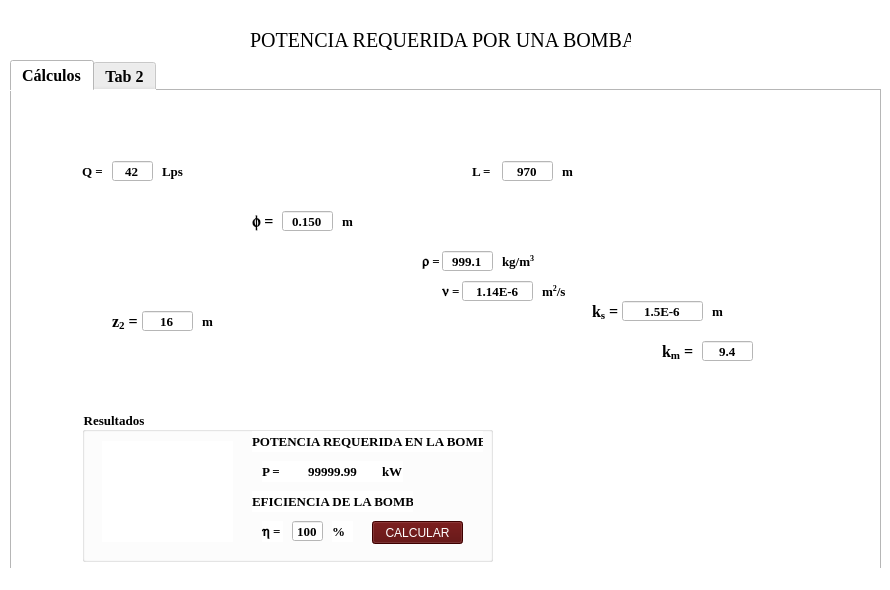
<?xml version="1.0" encoding="UTF-8"?>
<ui version="4.0">
 <class>MainWindow</class>
 <widget class="QMainWindow" name="MainWindow">
  <property name="geometry">
   <rect>
    <x>0</x>
    <y>0</y>
    <width>890</width>
    <height>590</height>
   </rect>
  </property>
  <property name="maximumSize">
   <size>
    <width>890</width>
    <height>590</height>
   </size>
  </property>
  <property name="windowTitle">
   <string>Potencia Requerida por una Bomba</string>
  </property>
  <property name="styleSheet">
   <string notr="true">background-color: rgb(255, 255, 255);</string>
  </property>
  <widget class="QWidget" name="centralwidget">
   <widget class="QTabWidget" name="tabWidget">
    <property name="geometry">
     <rect>
      <x>10</x>
      <y>60</y>
      <width>871</width>
      <height>511</height>
     </rect>
    </property>
    <property name="font">
     <font>
      <family>Times New Roman</family>
      <pointsize>12</pointsize>
      <weight>75</weight>
      <bold>true</bold>
     </font>
    </property>
    <property name="styleSheet">
     <string notr="true">background-color: rgb(255, 255, 255);</string>
    </property>
    <property name="currentIndex">
     <number>0</number>
    </property>
    <widget class="QWidget" name="tab">
     <attribute name="title">
      <string>Cálculos</string>
     </attribute>
     <widget class="QLabel" name="label">
      <property name="geometry">
       <rect>
        <x>50</x>
        <y>20</y>
        <width>721</width>
        <height>291</height>
       </rect>
      </property>
      <property name="text">
       <string/>
      </property>
      <property name="pixmap">
       <pixmap>../../../Desktop/tuberia.png</pixmap>
      </property>
      <property name="scaledContents">
       <bool>true</bool>
      </property>
     </widget>
     <widget class="QLabel" name="label_3">
      <property name="geometry">
       <rect>
        <x>150</x>
        <y>70</y>
        <width>31</width>
        <height>21</height>
       </rect>
      </property>
      <property name="font">
       <font>
        <family>Times New Roman</family>
        <pointsize>10</pointsize>
        <weight>75</weight>
        <bold>true</bold>
       </font>
      </property>
      <property name="styleSheet">
       <string notr="true">color: rgb(0,0,0);
background-color: rgb(0,0, 0, 0);</string>
      </property>
      <property name="text">
       <string>Lps</string>
      </property>
     </widget>
     <widget class="QLineEdit" name="txt_p">
      <property name="geometry">
       <rect>
        <x>430</x>
        <y>160</y>
        <width>51</width>
        <height>20</height>
       </rect>
      </property>
      <property name="font">
       <font>
        <family>Times New Roman</family>
        <pointsize>10</pointsize>
        <weight>75</weight>
        <bold>true</bold>
       </font>
      </property>
      <property name="text">
       <string>999.1</string>
      </property>
      <property name="alignment">
       <set>Qt::AlignCenter</set>
      </property>
     </widget>
     <widget class="QLineEdit" name="txt_Q">
      <property name="geometry">
       <rect>
        <x>100</x>
        <y>70</y>
        <width>41</width>
        <height>20</height>
       </rect>
      </property>
      <property name="maximumSize">
       <size>
        <width>166</width>
        <height>16777215</height>
       </size>
      </property>
      <property name="font">
       <font>
        <family>Times New Roman</family>
        <pointsize>10</pointsize>
        <weight>75</weight>
        <bold>true</bold>
       </font>
      </property>
      <property name="text">
       <string>42</string>
      </property>
      <property name="alignment">
       <set>Qt::AlignCenter</set>
      </property>
     </widget>
     <widget class="QLabel" name="label_2">
      <property name="geometry">
       <rect>
        <x>70</x>
        <y>70</y>
        <width>21</width>
        <height>21</height>
       </rect>
      </property>
      <property name="font">
       <font>
        <family>Times New Roman</family>
        <pointsize>10</pointsize>
        <weight>75</weight>
        <bold>true</bold>
       </font>
      </property>
      <property name="styleSheet">
       <string notr="true">color: rgb(0,0,0);
background-color: rgb(0,0, 0, 0);</string>
      </property>
      <property name="text">
       <string>Q = </string>
      </property>
     </widget>
     <widget class="QLabel" name="label_14">
      <property name="geometry">
       <rect>
        <x>700</x>
        <y>210</y>
        <width>16</width>
        <height>21</height>
       </rect>
      </property>
      <property name="font">
       <font>
        <family>Times New Roman</family>
        <pointsize>10</pointsize>
        <weight>75</weight>
        <bold>true</bold>
       </font>
      </property>
      <property name="styleSheet">
       <string notr="true">color: rgb(0,0,0);
background-color: rgb(0,0, 0, 0);</string>
      </property>
      <property name="text">
       <string>m</string>
      </property>
     </widget>
     <widget class="QLabel" name="label_10">
      <property name="geometry">
       <rect>
        <x>100</x>
        <y>220</y>
        <width>31</width>
        <height>21</height>
       </rect>
      </property>
      <property name="font">
       <font>
        <family>Times New Roman</family>
        <pointsize>12</pointsize>
        <weight>75</weight>
        <bold>true</bold>
       </font>
      </property>
      <property name="text">
       <string>z&lt;sub&gt;2&lt;/sub&gt; =</string>
      </property>
     </widget>
     <widget class="QLabel" name="label_11">
      <property name="geometry">
       <rect>
        <x>190</x>
        <y>220</y>
        <width>16</width>
        <height>21</height>
       </rect>
      </property>
      <property name="font">
       <font>
        <family>Times New Roman</family>
        <pointsize>10</pointsize>
        <weight>75</weight>
        <bold>true</bold>
       </font>
      </property>
      <property name="text">
       <string>m</string>
      </property>
     </widget>
     <widget class="QLineEdit" name="txt_ks">
      <property name="geometry">
       <rect>
        <x>610</x>
        <y>210</y>
        <width>81</width>
        <height>20</height>
       </rect>
      </property>
      <property name="font">
       <font>
        <family>Times New Roman</family>
        <pointsize>10</pointsize>
        <weight>75</weight>
        <bold>true</bold>
       </font>
      </property>
      <property name="text">
       <string>1.5E-6</string>
      </property>
      <property name="alignment">
       <set>Qt::AlignCenter</set>
      </property>
     </widget>
     <widget class="QLabel" name="label_12">
      <property name="geometry">
       <rect>
        <x>240</x>
        <y>120</y>
        <width>21</width>
        <height>21</height>
       </rect>
      </property>
      <property name="font">
       <font>
        <family>Times New Roman</family>
        <pointsize>12</pointsize>
        <weight>75</weight>
        <italic>false</italic>
        <bold>true</bold>
       </font>
      </property>
      <property name="styleSheet">
       <string notr="true">color: rgb(0,0,0);
background-color: rgb(0,0, 0, 0);</string>
      </property>
      <property name="text">
       <string>&lt;font face='symbol' &gt;&amp;#102;&lt;/font&gt; =</string>
      </property>
     </widget>
     <widget class="QLineEdit" name="txt_d">
      <property name="geometry">
       <rect>
        <x>270</x>
        <y>120</y>
        <width>51</width>
        <height>20</height>
       </rect>
      </property>
      <property name="font">
       <font>
        <family>Times New Roman</family>
        <pointsize>10</pointsize>
        <weight>75</weight>
        <bold>true</bold>
       </font>
      </property>
      <property name="text">
       <string>0.150</string>
      </property>
      <property name="alignment">
       <set>Qt::AlignCenter</set>
      </property>
     </widget>
     <widget class="QLabel" name="label_8">
      <property name="geometry">
       <rect>
        <x>550</x>
        <y>70</y>
        <width>16</width>
        <height>21</height>
       </rect>
      </property>
      <property name="font">
       <font>
        <family>Times New Roman</family>
        <pointsize>10</pointsize>
        <weight>75</weight>
        <bold>true</bold>
       </font>
      </property>
      <property name="text">
       <string>m</string>
      </property>
     </widget>
     <widget class="QLabel" name="label_13">
      <property name="geometry">
       <rect>
        <x>330</x>
        <y>120</y>
        <width>16</width>
        <height>21</height>
       </rect>
      </property>
      <property name="font">
       <font>
        <family>Times New Roman</family>
        <pointsize>10</pointsize>
        <weight>75</weight>
        <bold>true</bold>
       </font>
      </property>
      <property name="styleSheet">
       <string notr="true">color: rgb(0,0,0);
background-color: rgb(0,0, 0, 0);</string>
      </property>
      <property name="text">
       <string>m</string>
      </property>
     </widget>
     <widget class="QLineEdit" name="txt_u">
      <property name="geometry">
       <rect>
        <x>450</x>
        <y>190</y>
        <width>71</width>
        <height>20</height>
       </rect>
      </property>
      <property name="font">
       <font>
        <family>Times New Roman</family>
        <pointsize>10</pointsize>
        <weight>75</weight>
        <bold>true</bold>
       </font>
      </property>
      <property name="text">
       <string>1.14E-6</string>
      </property>
      <property name="alignment">
       <set>Qt::AlignCenter</set>
      </property>
     </widget>
     <widget class="QLineEdit" name="txt_z2">
      <property name="geometry">
       <rect>
        <x>130</x>
        <y>220</y>
        <width>51</width>
        <height>20</height>
       </rect>
      </property>
      <property name="font">
       <font>
        <family>Times New Roman</family>
        <pointsize>10</pointsize>
        <weight>75</weight>
        <bold>true</bold>
       </font>
      </property>
      <property name="text">
       <string>16</string>
      </property>
      <property name="alignment">
       <set>Qt::AlignCenter</set>
      </property>
     </widget>
     <widget class="QLabel" name="label_7">
      <property name="geometry">
       <rect>
        <x>430</x>
        <y>190</y>
        <width>21</width>
        <height>21</height>
       </rect>
      </property>
      <property name="font">
       <font>
        <family>Times New Roman</family>
        <pointsize>10</pointsize>
        <weight>75</weight>
        <bold>true</bold>
       </font>
      </property>
      <property name="styleSheet">
       <string notr="true">color: rgb(0,0,0);
background-color: rgb(0,0, 0, 0);</string>
      </property>
      <property name="text">
       <string>&lt;font face='symbol' &gt;&amp;#110;&lt;/font&gt; =</string>
      </property>
     </widget>
     <widget class="QLabel" name="label_4">
      <property name="geometry">
       <rect>
        <x>410</x>
        <y>160</y>
        <width>21</width>
        <height>21</height>
       </rect>
      </property>
      <property name="font">
       <font>
        <family>Times New Roman</family>
        <pointsize>10</pointsize>
        <weight>75</weight>
        <bold>true</bold>
       </font>
      </property>
      <property name="styleSheet">
       <string notr="true">color: rgb(0,0,0);
background-color: rgb(0,0, 0, 0);</string>
      </property>
      <property name="text">
       <string>&lt;font face='symbol' &gt;&amp;#114;&lt;/font&gt; =</string>
      </property>
     </widget>
     <widget class="QLineEdit" name="txt_L">
      <property name="geometry">
       <rect>
        <x>490</x>
        <y>70</y>
        <width>51</width>
        <height>20</height>
       </rect>
      </property>
      <property name="font">
       <font>
        <family>Times New Roman</family>
        <pointsize>10</pointsize>
        <weight>75</weight>
        <bold>true</bold>
       </font>
      </property>
      <property name="text">
       <string>970</string>
      </property>
      <property name="alignment">
       <set>Qt::AlignCenter</set>
      </property>
     </widget>
     <widget class="QLabel" name="label_16">
      <property name="geometry">
       <rect>
        <x>650</x>
        <y>250</y>
        <width>31</width>
        <height>21</height>
       </rect>
      </property>
      <property name="font">
       <font>
        <family>Times New Roman</family>
        <pointsize>12</pointsize>
        <weight>75</weight>
        <bold>true</bold>
       </font>
      </property>
      <property name="styleSheet">
       <string notr="true">color: rgb(0,0,0);
background-color: rgb(0,0, 0, 0);</string>
      </property>
      <property name="text">
       <string>k&lt;sub&gt;m&lt;/sub&gt; =</string>
      </property>
     </widget>
     <widget class="QLabel" name="label_15">
      <property name="geometry">
       <rect>
        <x>580</x>
        <y>210</y>
        <width>31</width>
        <height>21</height>
       </rect>
      </property>
      <property name="font">
       <font>
        <family>Times New Roman</family>
        <pointsize>12</pointsize>
        <weight>75</weight>
        <bold>true</bold>
       </font>
      </property>
      <property name="styleSheet">
       <string notr="true">color: rgb(0,0,0);
background-color: rgb(0,0, 0, 0);</string>
      </property>
      <property name="text">
       <string>k&lt;sub&gt;s&lt;/sub&gt; =</string>
      </property>
     </widget>
     <widget class="QLabel" name="label_6">
      <property name="geometry">
       <rect>
        <x>530</x>
        <y>190</y>
        <width>31</width>
        <height>21</height>
       </rect>
      </property>
      <property name="font">
       <font>
        <family>Times New Roman</family>
        <pointsize>10</pointsize>
        <weight>75</weight>
        <bold>true</bold>
       </font>
      </property>
      <property name="styleSheet">
       <string notr="true">color: rgb(0,0,0);
background-color: rgb(0,0, 0, 0);</string>
      </property>
      <property name="text">
       <string>m&lt;sup&gt;2&lt;/sup&gt;/s</string>
      </property>
     </widget>
     <widget class="QLabel" name="label_5">
      <property name="geometry">
       <rect>
        <x>490</x>
        <y>160</y>
        <width>41</width>
        <height>21</height>
       </rect>
      </property>
      <property name="font">
       <font>
        <family>Times New Roman</family>
        <pointsize>10</pointsize>
        <weight>75</weight>
        <bold>true</bold>
       </font>
      </property>
      <property name="styleSheet">
       <string notr="true">color: rgb(0,0,0);
background-color: rgb(0,0, 0, 0);</string>
      </property>
      <property name="text">
       <string>kg/m&lt;sup&gt;3&lt;/sup&gt;</string>
      </property>
     </widget>
     <widget class="QLabel" name="label_9">
      <property name="geometry">
       <rect>
        <x>460</x>
        <y>70</y>
        <width>21</width>
        <height>21</height>
       </rect>
      </property>
      <property name="font">
       <font>
        <family>Times New Roman</family>
        <pointsize>10</pointsize>
        <weight>75</weight>
        <bold>true</bold>
       </font>
      </property>
      <property name="text">
       <string>L =</string>
      </property>
     </widget>
     <widget class="QLineEdit" name="txt_km">
      <property name="geometry">
       <rect>
        <x>690</x>
        <y>250</y>
        <width>51</width>
        <height>20</height>
       </rect>
      </property>
      <property name="font">
       <font>
        <family>Times New Roman</family>
        <pointsize>10</pointsize>
        <weight>75</weight>
        <bold>true</bold>
       </font>
      </property>
      <property name="text">
       <string>9.4</string>
      </property>
      <property name="alignment">
       <set>Qt::AlignCenter</set>
      </property>
     </widget>
     <widget class="QGroupBox" name="groupBox">
      <property name="geometry">
       <rect>
        <x>70</x>
        <y>320</y>
        <width>411</width>
        <height>151</height>
       </rect>
      </property>
      <property name="font">
       <font>
        <family>Times New Roman</family>
        <pointsize>10</pointsize>
        <weight>75</weight>
        <bold>true</bold>
       </font>
      </property>
      <property name="title">
       <string>Resultados</string>
      </property>
      <widget class="QLabel" name="label_18">
       <property name="geometry">
        <rect>
         <x>20</x>
         <y>30</y>
         <width>131</width>
         <height>101</height>
        </rect>
       </property>
       <property name="font">
        <font>
         <family>Times New Roman</family>
         <pointsize>10</pointsize>
         <weight>75</weight>
         <bold>true</bold>
        </font>
       </property>
       <property name="text">
        <string/>
       </property>
       <property name="pixmap">
        <pixmap>../../../Desktop/Bomba.png</pixmap>
       </property>
       <property name="scaledContents">
        <bool>true</bool>
       </property>
      </widget>
      <widget class="QLineEdit" name="txt_n">
       <property name="geometry">
        <rect>
         <x>210</x>
         <y>110</y>
         <width>31</width>
         <height>20</height>
        </rect>
       </property>
       <property name="font">
        <font>
         <family>Times New Roman</family>
         <pointsize>10</pointsize>
         <weight>75</weight>
         <bold>true</bold>
        </font>
       </property>
       <property name="text">
        <string>100</string>
       </property>
       <property name="alignment">
        <set>Qt::AlignCenter</set>
       </property>
      </widget>
      <widget class="QLabel" name="label_22">
       <property name="geometry">
        <rect>
         <x>180</x>
         <y>110</y>
         <width>21</width>
         <height>21</height>
        </rect>
       </property>
       <property name="font">
        <font>
         <family>Times New Roman</family>
         <pointsize>10</pointsize>
         <weight>75</weight>
         <bold>true</bold>
        </font>
       </property>
       <property name="text">
        <string>&lt;font face='symbol' &gt;&amp;#104;&lt;/font&gt; =</string>
       </property>
      </widget>
      <widget class="QLabel" name="lbl_P">
       <property name="geometry">
        <rect>
         <x>200</x>
         <y>50</y>
         <width>101</width>
         <height>21</height>
        </rect>
       </property>
       <property name="font">
        <font>
         <family>Times New Roman</family>
         <pointsize>10</pointsize>
         <weight>75</weight>
         <bold>true</bold>
        </font>
       </property>
       <property name="text">
        <string>99999.99</string>
       </property>
       <property name="alignment">
        <set>Qt::AlignCenter</set>
       </property>
      </widget>
      <widget class="QLabel" name="label_20">
       <property name="geometry">
        <rect>
         <x>170</x>
         <y>20</y>
         <width>231</width>
         <height>21</height>
        </rect>
       </property>
       <property name="font">
        <font>
         <family>Times New Roman</family>
         <pointsize>10</pointsize>
         <weight>75</weight>
         <bold>true</bold>
        </font>
       </property>
       <property name="text">
        <string>POTENCIA REQUERIDA EN LA BOMBA</string>
       </property>
      </widget>
      <widget class="QLabel" name="label_17">
       <property name="geometry">
        <rect>
         <x>180</x>
         <y>50</y>
         <width>21</width>
         <height>21</height>
        </rect>
       </property>
       <property name="font">
        <font>
         <family>Times New Roman</family>
         <pointsize>10</pointsize>
         <weight>75</weight>
         <bold>true</bold>
        </font>
       </property>
       <property name="text">
        <string>P =</string>
       </property>
      </widget>
      <widget class="QLabel" name="label_21">
       <property name="geometry">
        <rect>
         <x>170</x>
         <y>80</y>
         <width>161</width>
         <height>21</height>
        </rect>
       </property>
       <property name="font">
        <font>
         <family>Times New Roman</family>
         <pointsize>10</pointsize>
         <weight>75</weight>
         <bold>true</bold>
        </font>
       </property>
       <property name="text">
        <string>EFICIENCIA DE LA BOMBA</string>
       </property>
      </widget>
      <widget class="QLabel" name="label_19">
       <property name="geometry">
        <rect>
         <x>300</x>
         <y>50</y>
         <width>21</width>
         <height>21</height>
        </rect>
       </property>
       <property name="font">
        <font>
         <family>Times New Roman</family>
         <pointsize>10</pointsize>
         <weight>75</weight>
         <bold>true</bold>
        </font>
       </property>
       <property name="text">
        <string>kW</string>
       </property>
      </widget>
      <widget class="QLabel" name="label_24">
       <property name="geometry">
        <rect>
         <x>250</x>
         <y>110</y>
         <width>21</width>
         <height>21</height>
        </rect>
       </property>
       <property name="font">
        <font>
         <family>Times New Roman</family>
         <pointsize>10</pointsize>
         <weight>75</weight>
         <bold>true</bold>
        </font>
       </property>
       <property name="text">
        <string>%</string>
       </property>
      </widget>
      <widget class="QPushButton" name="btn_calcular">
       <property name="geometry">
        <rect>
         <x>290</x>
         <y>110</y>
         <width>91</width>
         <height>23</height>
        </rect>
       </property>
       <property name="styleSheet">
        <string notr="true">background-color: rgb(85, 0, 0);
color: rgb(255, 255, 255);
font: 75 12pt &quot;Times New Roman&quot;;</string>
       </property>
       <property name="text">
        <string>CALCULAR</string>
       </property>
      </widget>
     </widget>
    </widget>
    <widget class="QWidget" name="tab_2">
     <attribute name="title">
      <string>Tab 2</string>
     </attribute>
    </widget>
   </widget>
   <widget class="QLabel" name="label_23">
    <property name="geometry">
     <rect>
      <x>250</x>
      <y>20</y>
      <width>381</width>
      <height>41</height>
     </rect>
    </property>
    <property name="font">
     <font>
      <family>Times New Roman</family>
      <pointsize>15</pointsize>
      <weight>50</weight>
      <italic>false</italic>
      <bold>false</bold>
     </font>
    </property>
    <property name="styleSheet">
     <string notr="true">font: 15pt &quot;Times New Roman&quot;;</string>
    </property>
    <property name="text">
     <string>POTENCIA REQUERIDA POR UNA BOMBA</string>
    </property>
   </widget>
  </widget>
  <widget class="QMenuBar" name="menubar">
   <property name="geometry">
    <rect>
     <x>0</x>
     <y>0</y>
     <width>890</width>
     <height>21</height>
    </rect>
   </property>
  </widget>
  <widget class="QStatusBar" name="statusbar"/>
 </widget>
 <resources/>
 <connections/>
</ui>
